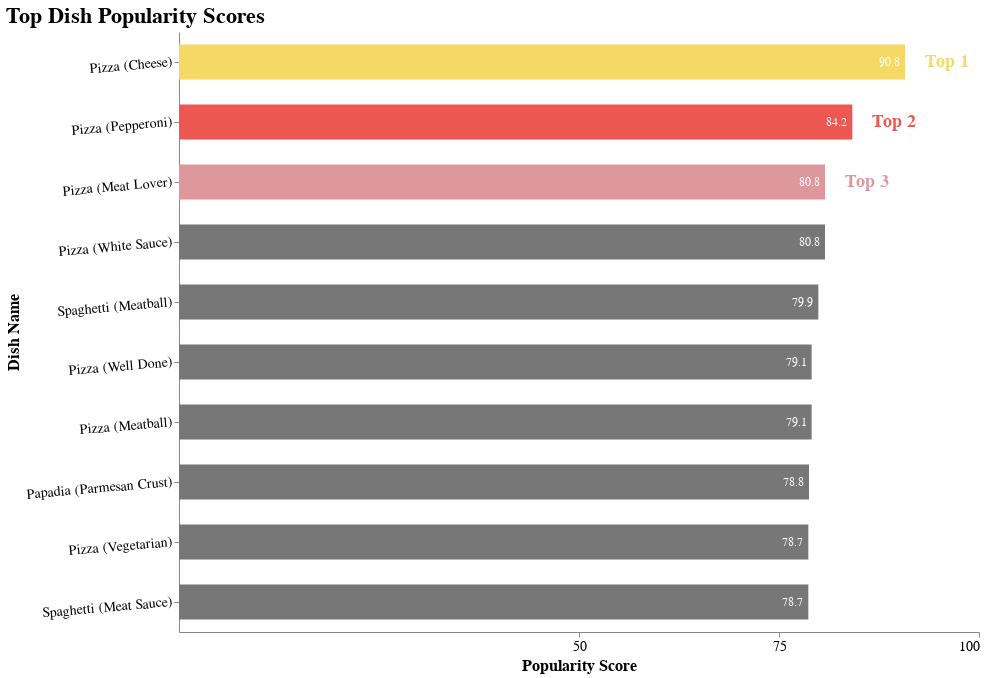

Source (notebook cell):
### Code cell
# Example
recommendation_json = json.dumps(recommend_menu_items(type1="pizza restaurant", type2="burger joint", type3="sandwich shop"))
plot_popularity_chart(recommendation_json)

### Figure 1 — Vega-Lite specification as saved in the notebook (floating-point values rounded to 4 significant figures)
{"config": {"view": {"continuousWidth": 300, "continuousHeight": 300, "fill": null, "strokeWidth": 0}, "axis": {"grid": false, "labelFontSize": 14, "titleFontSize": 16}, "title": {"anchor": "start", "fontSize": 22}}, "layer": [{"data": {"name": "data-5c2f63e98a1a94f1b23178a4a157982b"}, "mark": {"type": "bar", "size": 35}, "encoding": {"color": {"field": "Color", "legend": null, "scale": null, "type": "nominal"}, "tooltip": [{"field": "Dish Name", "title": "Dish", "type": "nominal"}, {"field": "Popularity Score", "format": ".1f", "title": "Score", "type": "quantitative"}], "x": {"axis": {"title": "Popularity Score", "values": [50, 75, 100]}, "field": "Popularity Score", "scale": {"domain": [0, 100]}, "type": "quantitative"}, "y": {"axis": {"labelAngle": -5, "title": "Dish Name"}, "field": "Dish Name", "scale": {"paddingInner": 0.5}, "sort": ["Pizza (Cheese)", "Pizza (Pepperoni)", "Pizza (Meat Lover)", "Pizza (White Sauce)", "Spaghetti (Meatball)", "Pizza (Well Done)", "Pizza (Meatball)", "Papadia (Parmesan Crust)", "Pizza (Vegetarian)", "Spaghetti (Meat Sauce)"], "type": "nominal"}}, "title": "Top Dish Popularity Scores"}, {"data": {"name": "data-f53b06e4b94378404fdbb3e9b3640d6f"}, "mark": {"type": "text", "align": "left", "baseline": "middle", "dx": 20, "fontSize": 18, "fontWeight": "bold"}, "encoding": {"color": {"field": "Color", "legend": null, "scale": null, "type": "nominal"}, "text": {"field": "Rank Label", "type": "nominal"}, "x": {"field": "Popularity Score", "type": "quantitative"}, "y": {"field": "Dish Name", "sort": ["Pizza (Cheese)", "Pizza (Pepperoni)", "Pizza (Meat Lover)", "Pizza (White Sauce)", "Spaghetti (Meatball)", "Pizza (Well Done)", "Pizza (Meatball)", "Papadia (Parmesan Crust)", "Pizza (Vegetarian)", "Spaghetti (Meat Sauce)"], "type": "nominal"}}}, {"data": {"name": "data-5c2f63e98a1a94f1b23178a4a157982b"}, "mark": {"type": "text", "align": "right", "baseline": "middle", "color": "white", "dx": -5, "fontSize": 12}, "encoding": {"text": {"field": "Popularity Score", "format": ".1f", "type": "quantitative"}, "x": {"field": "Popularity Score", "type": "quantitative"}, "y": {"field": "Dish Name", "sort": ["Pizza (Cheese)", "Pizza (Pepperoni)", "Pizza (Meat Lover)", "Pizza (White Sauce)", "Spaghetti (Meatball)", "Pizza (Well Done)", "Pizza (Meatball)", "Papadia (Parmesan Crust)", "Pizza (Vegetarian)", "Spaghetti (Meat Sauce)"], "type": "nominal"}}}], "height": 600, "width": 800, "$schema": "https://vega.github.io/schema/vega-lite/v5.20.1.json", "datasets": {"data-5c2f63e98a1a94f1b23178a4a157982b": [{"dish_base": "pizza", "dish_flavor": "cheese", "popularity_score": 0.9075, "Dish Name": "Pizza (Cheese)", "Popularity Score": 90.75, "Color": "#F5D866", "Rank Label": "Top 1"}, {"dish_base": "pizza", "dish_flavor": "pepperoni", "popularity_score": 0.8417, "Dish Name": "Pizza (Pepperoni)", "Popularity Score": 84.17, "Color": "#ED5751", "Rank Label": "Top 2"}, {"dish_base": "pizza", "dish_flavor": "meat lover", "popularity_score": 0.8075, "Dish Name": "Pizza (Meat Lover)", "Popularity Score": 80.75, "Color": "#df979e", "Rank Label": "Top 3"}, {"dish_base": "pizza", "dish_flavor": "white sauce", "popularity_score": 0.8075, "Dish Name": "Pizza (White Sauce)", "Popularity Score": 80.75, "Color": "#777777", "Rank Label": ""}, {"dish_base": "spaghetti", "dish_flavor": "meatball", "popularity_score": 0.7992, "Dish Name": "Spaghetti (Meatball)", "Popularity Score": 79.92, "Color": "#777777", "Rank Label": ""}, {"dish_base": "pizza", "dish_flavor": "well done", "popularity_score": 0.7908, "Dish Name": "Pizza (Well Done)", "Popularity Score": 79.08, "Color": "#777777", "Rank Label": ""}, {"dish_base": "pizza", "dish_flavor": "meatball", "popularity_score": 0.7908, "Dish Name": "Pizza (Meatball)", "Popularity Score": 79.08, "Color": "#777777", "Rank Label": ""}, {"dish_base": "papadia", "dish_flavor": "parmesan crust", "popularity_score": 0.7875, "Dish Name": "Papadia (Parmesan Crust)", "Popularity Score": 78.75, "Color": "#777777", "Rank Label": ""}, {"dish_base": "pizza", "dish_flavor": "vegetarian", "popularity_score": 0.7867, "Dish Name": "Pizza (Vegetarian)", "Popularity Score": 78.67, "Color": "#777777", "Rank Label": ""}, {"dish_base": "spaghetti", "dish_flavor": "meat sauce", "popularity_score": 0.7867, "Dish Name": "Spaghetti (Meat Sauce)", "Popularity Score": 78.67, "Color": "#777777", "Rank Label": ""}], "data-f53b06e4b94378404fdbb3e9b3640d6f": [{"dish_base": "pizza", "dish_flavor": "cheese", "popularity_score": 0.9075, "Dish Name": "Pizza (Cheese)", "Popularity Score": 90.75, "Color": "#F5D866", "Rank Label": "Top 1"}, {"dish_base": "pizza", "dish_flavor": "pepperoni", "popularity_score": 0.8417, "Dish Name": "Pizza (Pepperoni)", "Popularity Score": 84.17, "Color": "#ED5751", "Rank Label": "Top 2"}, {"dish_base": "pizza", "dish_flavor": "meat lover", "popularity_score": 0.8075, "Dish Name": "Pizza (Meat Lover)", "Popularity Score": 80.75, "Color": "#df979e", "Rank Label": "Top 3"}]}}
